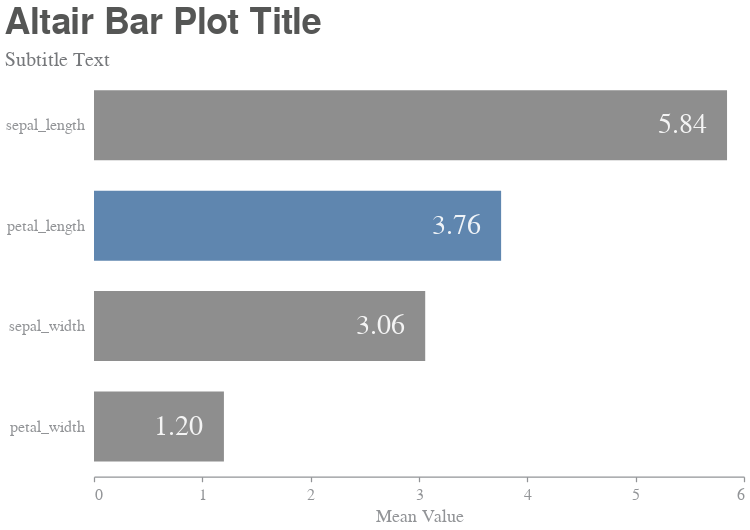

Notebook source saved alongside this figure:
### Code cell
# bar plot
bar_data = pd.DataFrame(df_iris.mean()).reset_index()
bar_data.columns = ["Feature", "Mean_Value"]
# base
base = alt.Chart(
    data=bar_data
).encode(
    x=alt.X(
        "Mean_Value:Q",
        title="Mean Value"
    ),
    y=alt.Y(
        "Feature:N", 
        title=None,
        sort = alt.EncodingSortField(
            field="Mean_Value",  
            order="descending"
        )
    ),
    opacity=alt.value(0.9),
)
# bars
bars = base.mark_bar(
    size=70,
).encode(
    color= alt.condition(
        alt.datum.Feature == "petal_length", 
        alt.value(colors_tableau["BLUE"]),
        alt.value(colors["GRAY_6"]),
    )
)
# text
text = base.mark_text(
    size=28,
    color=colors["WHITE_1"],
    align='center',
    baseline='middle',
    dx=-45,
).encode(
    text=alt.Text('Mean_Value:Q', format=',.2f'),
)
# chart
chart = alt.layer(
    bars, text
).properties(
    title={
        "text" : "Altair Bar Plot Title",  
        "subtitle" : "Subtitle Text",
        "offset" : 4
    },
    width=width, 
    height=height,
).configure_axisY(
    domainOpacity=0,
    labelPadding=10,
    tickSize=0,
)
# display
chart.display()

### Figure 1 — Vega-Lite specification as saved in the notebook (floating-point values rounded to 4 significant figures)
{"background": "#FFFFFF", "config": {"axis": {"grid": false, "domainColor": "#929497", "domainWidth": 1.25, "tickColor": "#929497", "tickSize": 5, "tickWidth": 1.25, "tickCount": 6, "titleFont": "Helvetica Neue", "titleColor": "#929497", "titleFontSize": 18, "titleFontWeight": 400, "titlePadding": 5, "labelFont": "Helvetica Neue", "labelColor": "#929497", "labelFontSize": 16, "labelFontWeight": 400, "labelPadding": 5}, "axisX": {"titlePadding": 5}, "axisY": {"titlePadding": 10, "domainOpacity": 0, "labelPadding": 10, "tickSize": 0}, "title": {"font": "Helvetica Neue", "color": "#555655", "fontSize": 36, "fontWeight": 600, "subtitleFont": "Helvetica Neue", "subtitleColor": "#76787B", "subtitleFontSize": 20, "subtitleFontWeight": 400, "subtitlePadding": 8, "anchor": "start", "offset": 14}, "legend": {"titleFont": "Helvetica Neue", "titleColor": "#929497", "titleFontSize": 16, "titleFontWeight": 600, "titlePadding": 5, "labelFont": "Helvetica Neue", "labelColor": "#929497", "labelFontSize": 16, "labelFontWeight": 400, "offset": 20, "padding": 5}, "header": {"titleFont": "Helvetica Neue", "titleColor": "#929497", "titleFontSize": 18, "titleFontWeight": 400, "labelFont": "Helvetica Neue", "labelColor": "#929497", "labelFontSize": 16, "labelFontWeight": 400}, "range": {"category": ["#4E79A7", "#59A14F", "#E15759", "#F28E2B", "#B07AA1"]}, "view": {"stroke": "transparent"}, "circle": {"color": "#4E79A7", "size": 100}, "point": {"filled": true}, "bar": {"color": "#4E79A7"}, "line": {"color": "#4E79A7"}, "text": {"font": "Helvetica Neue", "fontSize": 18, "color": "#76787B"}, "rule": {"size": 1.25, "color": "#929497"}, "area": {"fill": "#4E79A7"}}, "layer": [{"mark": {"type": "bar", "size": 70}, "encoding": {"color": {"condition": {"value": "#4E79A7", "test": "(datum.Feature === 'petal_length')"}, "value": "#828282"}, "opacity": {"value": 0.9}, "x": {"type": "quantitative", "field": "Mean_Value", "title": "Mean Value"}, "y": {"type": "nominal", "field": "Feature", "sort": {"field": "Mean_Value", "order": "descending"}, "title": null}}}, {"mark": {"type": "text", "align": "center", "baseline": "middle", "color": "#FFFFFF", "dx": -45, "size": 28}, "encoding": {"opacity": {"value": 0.9}, "text": {"type": "quantitative", "field": "Mean_Value", "format": ",.2f"}, "x": {"type": "quantitative", "field": "Mean_Value", "title": "Mean Value"}, "y": {"type": "nominal", "field": "Feature", "sort": {"field": "Mean_Value", "order": "descending"}, "title": null}}}], "data": {"name": "data-53c3bbcd4fc10e21285a9179239aa166"}, "height": 401.7, "title": {"text": "Altair Bar Plot Title", "subtitle": "Subtitle Text", "offset": 4}, "width": 650, "$schema": "https://vega.github.io/schema/vega-lite/v4.8.1.json", "datasets": {"data-53c3bbcd4fc10e21285a9179239aa166": [{"Feature": "sepal_length", "Mean_Value": 5.843}, {"Feature": "sepal_width", "Mean_Value": 3.057}, {"Feature": "petal_length", "Mean_Value": 3.758}, {"Feature": "petal_width", "Mean_Value": 1.199}]}}
